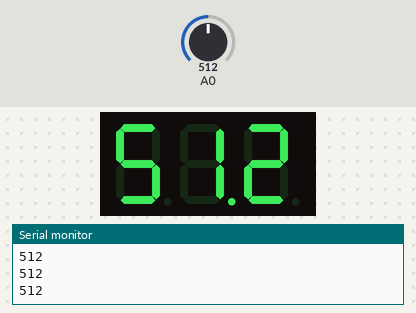
This sketch was run on a simulated Arduino Uno, built with avr-gcc and run on an emulated ATmega328P. On the bench: 3-digit seven-segment display, the last lines printed to the serial monitor. Wiring (inferred from the names in the program): 3-digit 7-segment display, segments lit when HIGH: segments pin 6, pin 7, pin 9, pin 10, pin 11, pin 12, pin 8, pin 2; digit selects pin 3, pin 4, pin 5. The inputs (shaded band) are chosen by the test bench; at power-on: A0 = 512. The segment pins are drawn as the display they are named for.

Above: at 1.2 s.
1.3 s: A0 set to 716
At 2.5 s:
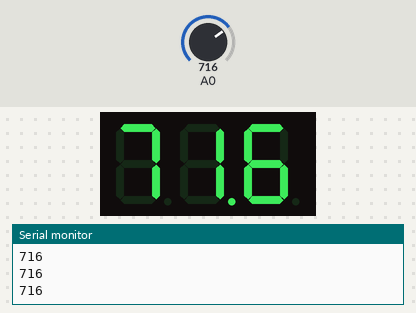
2.8 s: A0 set to 900
At 3.9 s:
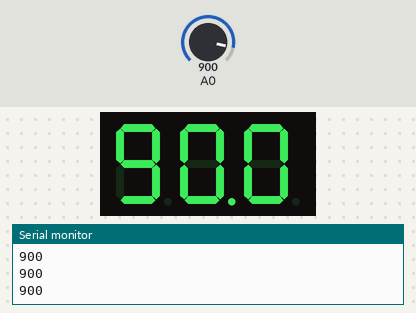
4.3 s: A0 set to 1023
At 4.6 s:
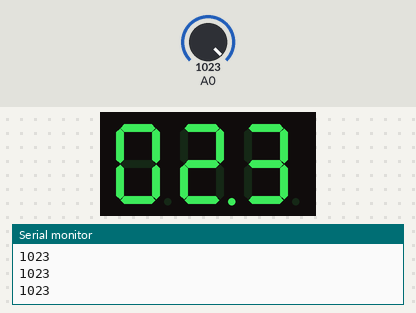
Timing chart, 0 to 7.3 s (numbered marks = the images above; inputs shaded):
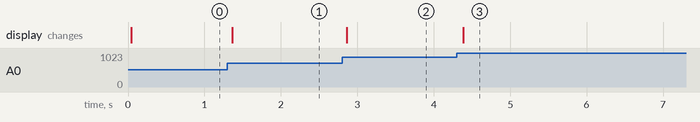

The sketch:

arduino_volt_working.ino
```cpp
int a=6;
int b=7;
int c=9;
int d=10;
int e=11;
int f=12;
int g=8;
int d1=3;
int d2=4;
int d3=5;
int dp = 2;

int volt;
// *************** Setup *******************
void setup()
{
  Serial.begin(9600);
  pinMode(A0,INPUT);
    int i;
    for(i=2;i<=12;i++)
        pinMode(i,OUTPUT);
}
// *************** Loop *******************
void loop()
{
 volt=analogRead(A0);
 Serial.println(volt);

// if(volt<10){volt=0;}
numPrint(volt);
}
void numPrint(int number){
  uint8_t n1;
   uint8_t n2; uint8_t n3;

  n1=number%10;

  showDigit(n1);
  digitalWrite(d1, HIGH);
  digitalWrite(d2, HIGH);
  digitalWrite(d3, LOW);
 delay(5);
  digitalWrite(d1, HIGH);
  digitalWrite(d2, HIGH);
  digitalWrite(d3, HIGH);

n2=(number/10)%10;
  showDigit(n2);
  digitalWrite(d1, HIGH);
  digitalWrite(d2, LOW);
  digitalWrite(d3, HIGH);
  digitalWrite(dp, HIGH);
 delay(5);
  digitalWrite(d1, HIGH);
  digitalWrite(d2, HIGH);
  digitalWrite(d3, HIGH);
   digitalWrite(dp, LOW);


  if(number>99){
  n3=(number/100)%10;
   showDigit(n3);
  digitalWrite(d1, LOW);
  digitalWrite(d2, HIGH);
  digitalWrite(d3, HIGH);
 delay(5);
  digitalWrite(d1, HIGH);
  digitalWrite(d2, HIGH);
  digitalWrite(d3, HIGH);}
  }


void showDigit(uint8_t dat){
  if(dat == 0){
    display0();
  }else if(dat == 1){
display1();
  }else if(dat == 2){
display2();
  }else if(dat == 3){
display3();
  }else if(dat == 4){
display4();
  }else if(dat == 5){
display5();
  }else if(dat == 6){
display6();
  }else if(dat == 7){
display7();
  }else if(dat == 8){
display8();
  }else if(dat == 9){
display9();
  }
}
//display number 1
void display1(void)
{

    digitalWrite(a,LOW);
    digitalWrite(b,HIGH);
    digitalWrite(c,HIGH);
    digitalWrite(d,LOW);
    digitalWrite(e,LOW);
    digitalWrite(f,LOW);
    digitalWrite(g,LOW);
}
//display number2
void  display2(void)
{
    digitalWrite(a,HIGH);
    digitalWrite(b,HIGH);
    digitalWrite(c,LOW);
    digitalWrite(d,HIGH);
    digitalWrite(e,HIGH);
    digitalWrite(f,LOW);
    digitalWrite(g,HIGH);
}
// display number3
void display3(void)
{
    digitalWrite(a,HIGH);
    digitalWrite(b,HIGH);
    digitalWrite(c,HIGH);
    digitalWrite(d,HIGH);
    digitalWrite(e,LOW);
    digitalWrite(f,LOW);
    digitalWrite(g,HIGH);
}
// display number4
void display4(void)
{
    digitalWrite(a,LOW);
    digitalWrite(b,HIGH);
    digitalWrite(c,HIGH);
    digitalWrite(d,LOW);
    digitalWrite(e,LOW);
    digitalWrite(f,HIGH);
    digitalWrite(g,HIGH);
}
// display number5
void display5(void)
{
       digitalWrite(a,HIGH);
    digitalWrite(b,LOW);
     digitalWrite(c,HIGH);
    digitalWrite(d,HIGH);
    digitalWrite(e,LOW);
    digitalWrite(f,HIGH);
    digitalWrite(g,HIGH);
}
// display number6
void  display6(void)
{
    digitalWrite(a,HIGH);
    digitalWrite(b,LOW);
    digitalWrite(f,HIGH);
    digitalWrite(g,HIGH);
  digitalWrite(c,HIGH);
    digitalWrite(d,HIGH);
    digitalWrite(e,HIGH);
}
// display number7
void display7(void)
{
        digitalWrite(a,HIGH);
    digitalWrite(b,HIGH);
    digitalWrite(c,HIGH);
    digitalWrite(d,LOW);
    digitalWrite(e,LOW);
    digitalWrite(f,LOW);
    digitalWrite(g,LOW);
}
// display number8
void display8(void)
{
    digitalWrite(a,HIGH);
    digitalWrite(b,HIGH);
    digitalWrite(g,HIGH);
  digitalWrite(c,HIGH);
    digitalWrite(d,HIGH);
    digitalWrite(e,HIGH);
  digitalWrite(f,HIGH);
}

void display9(void)
{
    digitalWrite(a,HIGH);
    digitalWrite(b,HIGH);
    digitalWrite(g,HIGH);
  digitalWrite(c,HIGH);
    digitalWrite(d,HIGH);
    digitalWrite(e,LOW);
  digitalWrite(f,HIGH);
}
void display0(void)
{
    digitalWrite(a,HIGH);
    digitalWrite(b,HIGH);
  digitalWrite(c,HIGH);
    digitalWrite(d,HIGH);
    digitalWrite(e,HIGH);
  digitalWrite(f,HIGH);
  digitalWrite(g,LOW);
}
void clearDisplay(void)
{
    digitalWrite(a,LOW);
    digitalWrite(b,LOW);
    digitalWrite(g,LOW);
  digitalWrite(c,LOW);
    digitalWrite(d,LOW);
    digitalWrite(e,LOW);
  digitalWrite(f,LOW);
} 
```

Measured:
- after the input at 1.3 s, the display: changes after 0.06 s (image 1)
- after the input at 2.8 s, the display: changes after 0.06 s (image 2)
- after the input at 4.3 s, the display: changes after 0.08 s (image 3)
